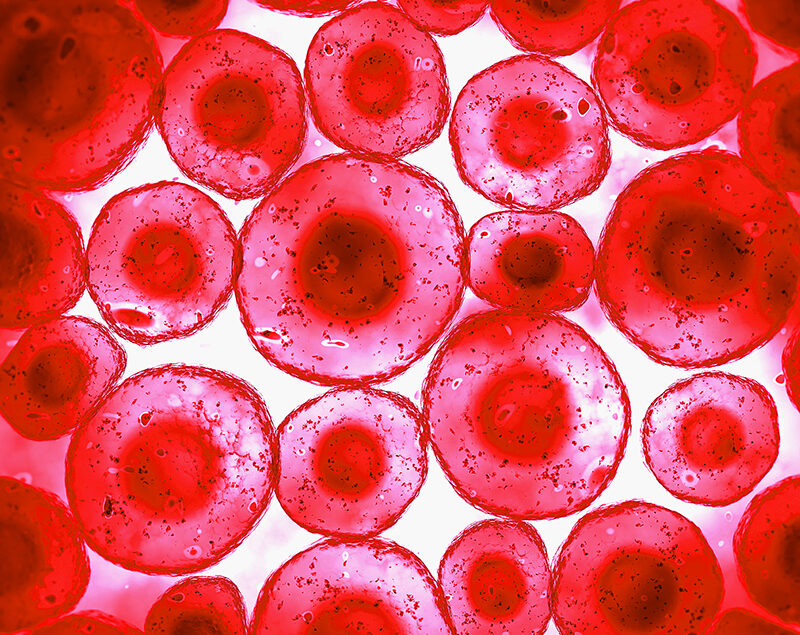
//> input picture L05-edges/images/Blood-Cells-blog-800x635.jpg, 800 x 635 px
$ ./edge -input=images/Blood-Cells-blog-800x635.jpg   (built with g++ and OpenCV 4)
//> lines starting //> are read from the running program, lines starting //| are printed output that depends on the picture; after the words box and inside, x2 and y2 are one past the last pixel; in counts of white or black regions, pixels touching at a corner belong together
//OpenCV
#include <opencv2/core/core.hpp>
#include <opencv2/highgui/highgui.hpp>
#include <opencv2/imgproc/imgproc.hpp>

//std:
#include <fstream>
#include <iostream>
#include <string>

void addPadding(const cv::Mat image, cv::Mat &out, int vp, int hp);

void myfilter2D(const cv::Mat& src, const cv::Mat& krn, cv::Mat& out,  int stride=1);

void contBright(const cv::Mat&src, const cv::Mat& out, float a=1, int b=0);

void gaussianKrnl(float sigma, int r, cv::Mat& krnl);

void GaussianBlur(const cv::Mat& src, float sigma, int r, cv::Mat& out, int stride=1);

void sobel3x3(const cv::Mat& src, cv::Mat& magn, cv::Mat& dir);

template <typename T>
float bilinear(const cv::Mat& src, float r, float c);

void findPeaks(const cv::Mat& magn, const cv::Mat& dir, cv::Mat& out);

int doubleTh(const cv::Mat& magn, cv::Mat& out, float t1, float t2);


struct ArgumentList {
  std::string image_name;		    //!< image file name
  int wait_t;                     //!< waiting time
};

bool ParseInputs(ArgumentList& args, int argc, char **argv);

int main(int argc, char **argv)
{
  int frame_number = 0;
  char frame_name[256];
  bool exit_loop = false;
  int ksize = 3;
  int stride = 1;
  float gsigma = 1; //deviazione standard filtro gaussiano
  int gkr = 2; //raggio filtro gaussiano
  float tl = 50.0;  //soglia bassa
  float th = 150.0; //soglia alta

  //////////////////////
  //parse argument list:
  //////////////////////
  ArgumentList args;
  if(!ParseInputs(args, argc, argv)) {
    exit(0);
  }

  while(!exit_loop)
  {
    //generating file name
    //
    //multi frame case
    if(args.image_name.find('%') != std::string::npos)
      sprintf(frame_name,(const char*)(args.image_name.c_str()),frame_number);
    else //single frame case
      sprintf(frame_name,"%s",args.image_name.c_str());

    //opening file
    std::cout<<"Opening "<<frame_name<<std::endl;

    cv::Mat image = cv::imread(frame_name);
//> image is the input picture: 635 rows x 800 cols, CV_8UC3; mean B, G, R 88.8, 80.1, 225.8
    if(image.empty())
    {
      std::cout<<"Unable to open "<<frame_name<<std::endl;
      return 1;
    }

    //display image
    cv::namedWindow("original image", cv::WINDOW_NORMAL);
    cv::imshow("original image", image);


    // PROCESSING

    // convert to grey scale for following processings
    cv::Mat grey;

    cv::cvtColor(image, grey, cv::COLOR_BGR2GRAY);
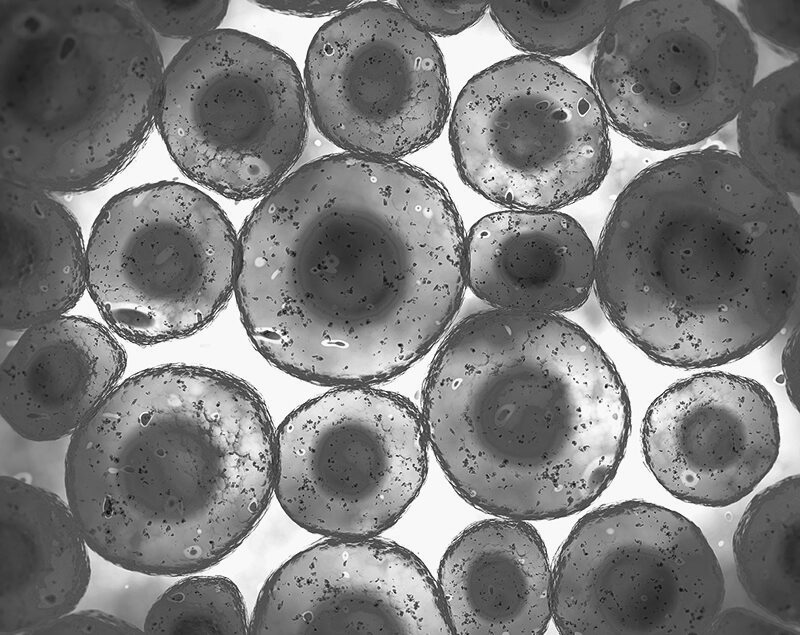
//> grey: 635 rows x 800 cols, CV_8UC1; min 2, max 255, mean 124.7
    cv::namedWindow("grey", cv::WINDOW_NORMAL);
    cv::imshow("grey", grey);

    cv::Mat blurred;

    // GAUSSIAN FILTERING
    cv::Mat o, odis;

    GaussianBlur(grey,gsigma,gkr,o);
    cv::convertScaleAbs(o, odis);

    cv::namedWindow("Gaussian Blur", cv::WINDOW_NORMAL);
    cv::imshow("Gaussian Blur", odis);


    // SOBEL FILTERING
    // void cv::Sobel(InputArray src, OutputArray dst, int ddepth, int dx, int dy, int ksize = 3, double scale = 1, double delta = 0, int borderType = BORDER_DEFAULT)

    cv::Mat m;
    cv::Mat d(grey.size(),CV_32FC1);
    sobel3x3(grey,m,d);
//> after the loop in sobel3x3, `for(int i=0; i<gx.rows*gx.cols; ++i)`:
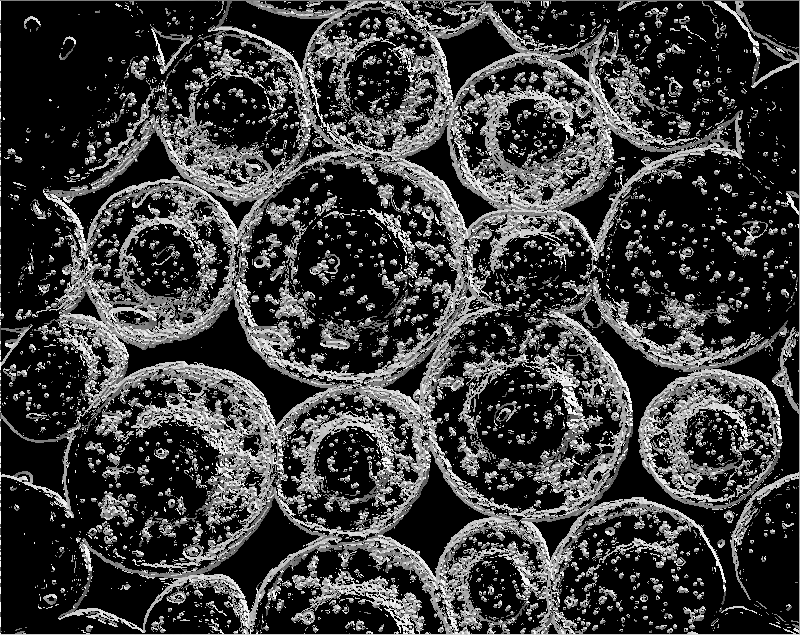
//> direction: 635 rows x 800 cols, CV_32FC1; min 0, max 9.42, mean 2.23; drawn with min black and max white
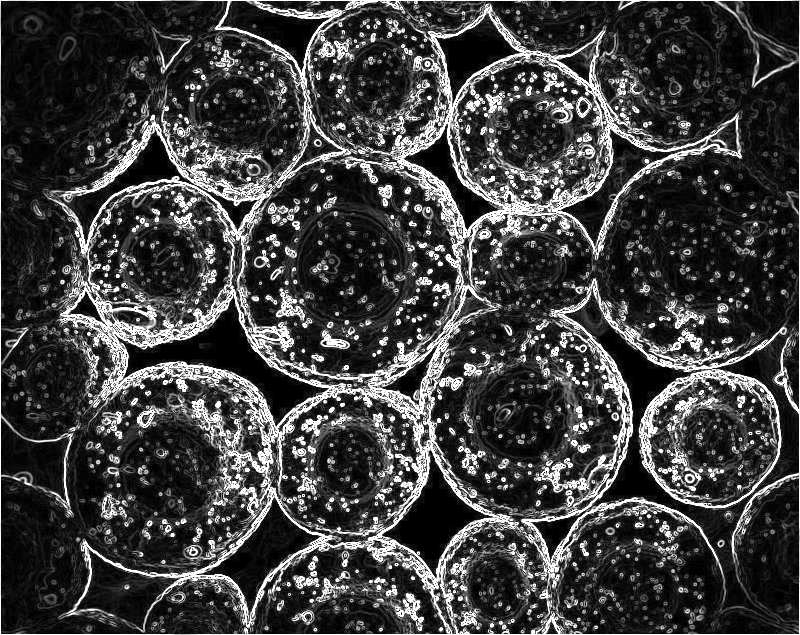
//> m: 635 rows x 800 cols, CV_8UC1; min 0, max 255, mean 64.5
    cv::namedWindow("Gradient Magnitude", cv::WINDOW_NORMAL);
    cv::imshow("Gradient Magnitude", m);
    /*trick to display orientation*/
    cv::Mat adjMap;
    cv::convertScaleAbs(d, adjMap, 255 / (2*CV_PI));
    cv::Mat falseColorMap;
    cv::applyColorMap(adjMap, falseColorMap, cv::COLORMAP_JET);
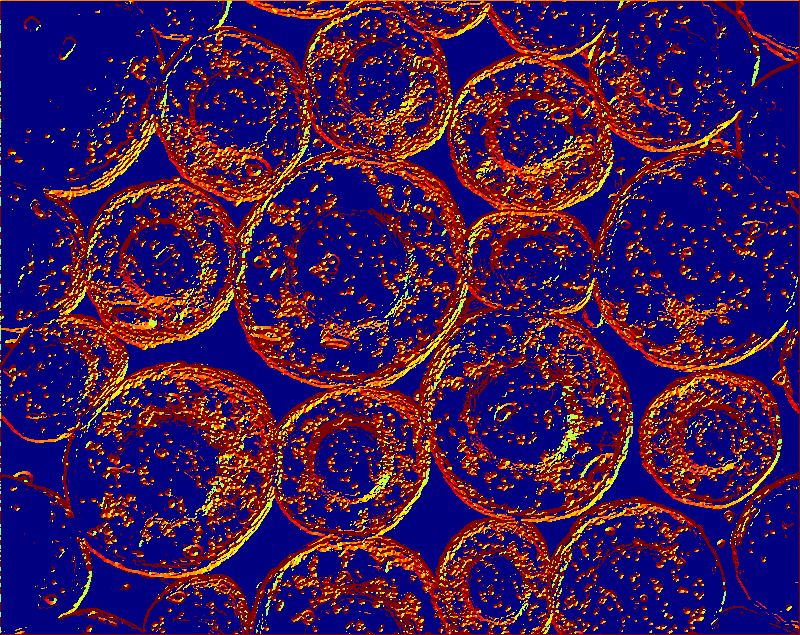
//> falseColorMap: 635 rows x 800 cols, CV_8UC3; mean B, G, R 85.6, 22.4, 61.9

    cv::namedWindow("Gradient Direction", cv::WINDOW_NORMAL);
    cv::imshow("Gradient Direction", falseColorMap);

    //NON MAXIMA SUPPRESSION
    cv::Mat thin;
    m.convertTo(m,CV_32FC1);
//> m: 635 rows x 800 cols, CV_32FC1
    d.convertTo(d,CV_32FC1);

    findPeaks(m,d,thin);
//> after the loop in findPeaks, `for(int y=1;y<rows-1;y++)`:
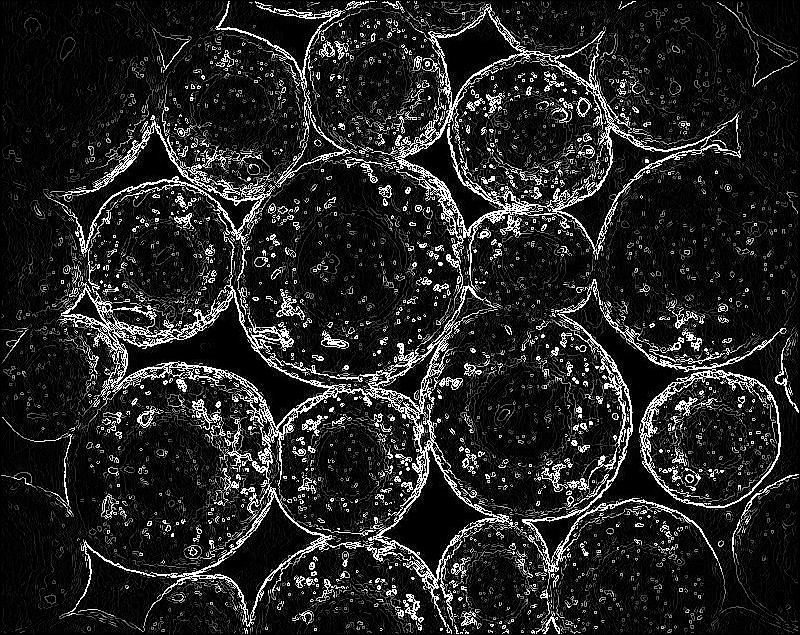
//> out: 635 rows x 800 cols, CV_32FC1; min 0, max 255, mean 35.4
    cv::namedWindow("Thinned Image", cv::WINDOW_NORMAL);
    cv::imshow("Thinned Image", thin);

    //CANNY TRESHOLD
    cv::Mat edgeimg;
    thin.convertTo(thin,CV_32FC1);

    int result = doubleTh(thin,edgeimg,tl,th);
//> after the loop in doubleTh, `for(int r=0; r<magn.rows; r++)`: strong = 56004 items; low = 33483 items
//> the loop in doubleTh, `while(!strong.empty())` made 71560 passes
//> after the loop in doubleTh, `while(!strong.empty())`:
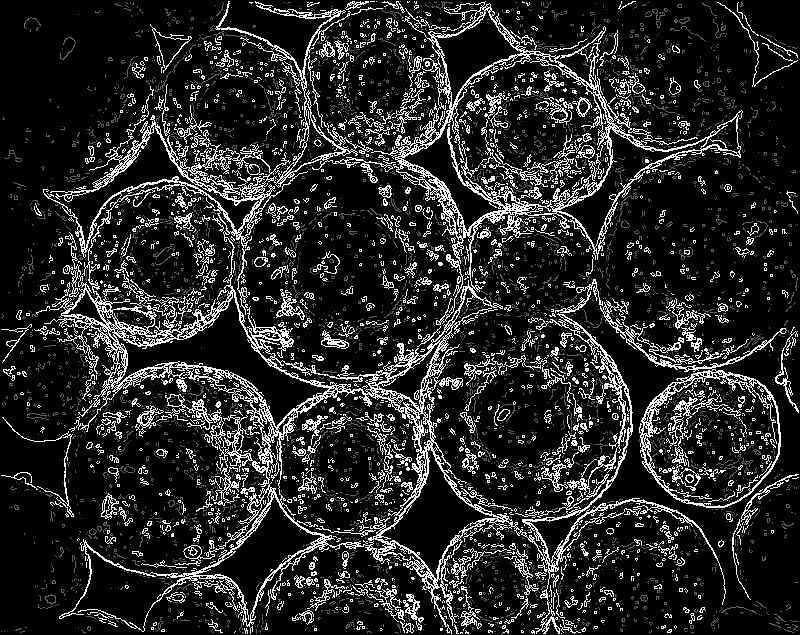
//> out: 635 rows x 800 cols, CV_8UC1; min 0, max 255, mean 39.4
//> the loop in doubleTh, `while(!low.empty())` made 33483 passes
//> after the loop in doubleTh, `while(!low.empty())`:
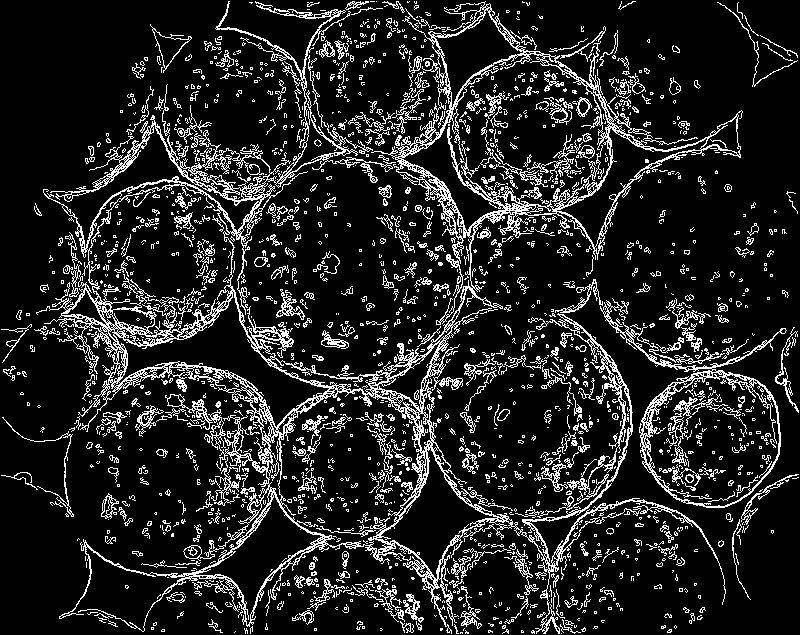
//> out: 635 rows x 800 cols, CV_8UC1; 14.1% white in thin lines or dots
//> result = 0
    if(result == 1){
      std::cerr<<"La soglia bassa non può superare quella alta!"<<std::endl;
    }
    cv::namedWindow("Edge", cv::WINDOW_NORMAL);
    cv::imshow("Edge", edgeimg);


    //wait for key or timeout
    unsigned char key = cv::waitKey(args.wait_t);
//> the 'q' key is pressed
    std::cout<<"key "<<int(key)<<std::endl;

    //here you can implement some looping logic using key value:
    // - pause
    // - stop
    // - step back
    // - step forward
    // - loop on the same frame


    switch(key)
    {
      case 's':
      if(stride != 1)
        --stride;
      std::cout << "Stride: " << stride << std::endl;
      break;
      case 'S':
      ++stride;
      std::cout << "Stride: " << stride << std::endl;
      break;
      case 'G':
      gsigma+=1;
      std::cout<<"Sigma: "<<gsigma<<std::endl;
      break;
      case 'g':
      if(gsigma>1){
        gsigma-=1;
      }
      std::cout<<"Sigma: "<<gsigma<<std::endl;
      break;
      case 'R':
      gkr+=1;
      std::cout<<"Radius: "<<gkr<<std::endl;
      break;
      case 'r':
      if(gkr!=1){
        gkr-=1;
      }
      std::cout<<"Radius: "<<gkr<<std::endl;
      break;
      case 'd':
	    cv::destroyAllWindows();
	    break;
      case 'p':
	    std::cout << "Mat = "<< std::endl << image << std::endl;
	    break;
      case 'L':
      if(tl<th)
        tl = tl+10;
      std::cout<<"TL: "<<tl<<std::endl;
      break;
      case 'l':
      if(tl>10)
        tl = tl-10;
      std::cout<<"TL: "<<tl<<std::endl;
      break;
      case 'A':
      th = th+10;
      std::cout<<"TH: "<<th<<std::endl;
      break;
      case 'a':
      if(th>10 && th>tl+10)
        th = th-10;
      std::cout<<"TH: "<<th<<std::endl;
      break;
      case 'k':
      {
        static int sindex=0;
        int values[]={3, 5, 7, 11 ,13};
        ksize = values[++sindex%5];
        std::cout << "Setting Kernel size to: " << ksize << std::endl;
      }
      break;
      case 'q':
      exit(0);
//> (the program exits here)

$ run again, on L05-edges/images/Gallet_watch.jpg
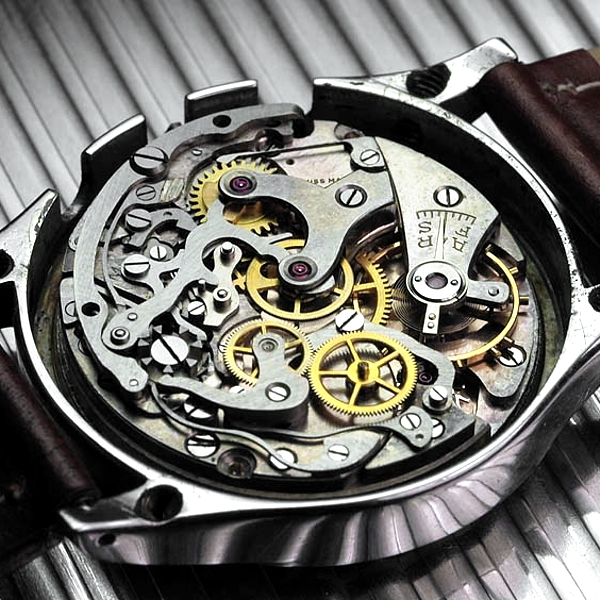
//> input picture L05-edges/images/Gallet_watch.jpg, 600 x 600 px
//> image is the input picture: 600 rows x 600 cols, CV_8UC3; mean B, G, R 106.6, 111, 112
//> after the loop in doubleTh, `for(int r=0; r<magn.rows; r++)`: strong = 66948 items; low = 30043 items
//> the loop in doubleTh, `while(!strong.empty())` made 80194 passes
//> after the loop in doubleTh, `while(!strong.empty())`:
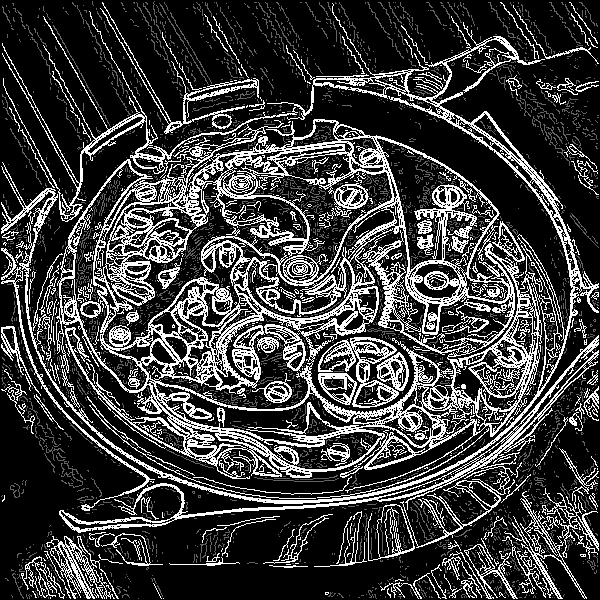
//> out: 600 rows x 600 cols, CV_8UC1; min 0, max 255, mean 61.5
//> the loop in doubleTh, `while(!low.empty())` made 30043 passes
//> after the loop in doubleTh, `while(!low.empty())`:
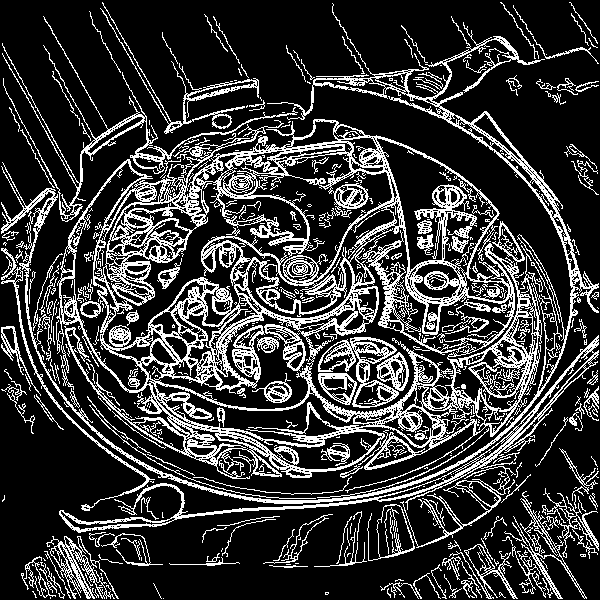
//> out: 600 rows x 600 cols, CV_8UC1; 22.3% white in thin lines or dots
//> result = 0

$ run again, on L05-edges/images/einstein.png
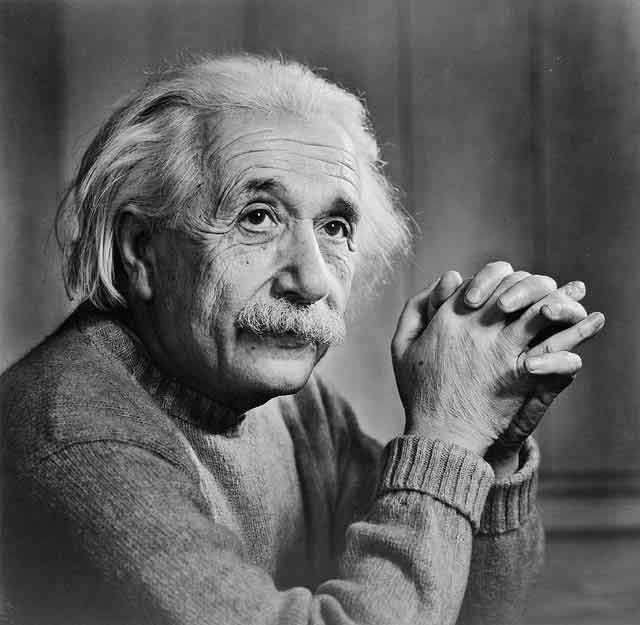
//> input picture L05-edges/images/einstein.png, 640 x 625 px
//> image is the input picture: 625 rows x 640 cols, CV_8UC3; min 0, max 255, mean 98
//> after the loop in doubleTh, `for(int r=0; r<magn.rows; r++)`: strong = 26590 items; low = 43194 items
//> the loop in doubleTh, `while(!strong.empty())` made 55461 passes
//> after the loop in doubleTh, `while(!strong.empty())`:
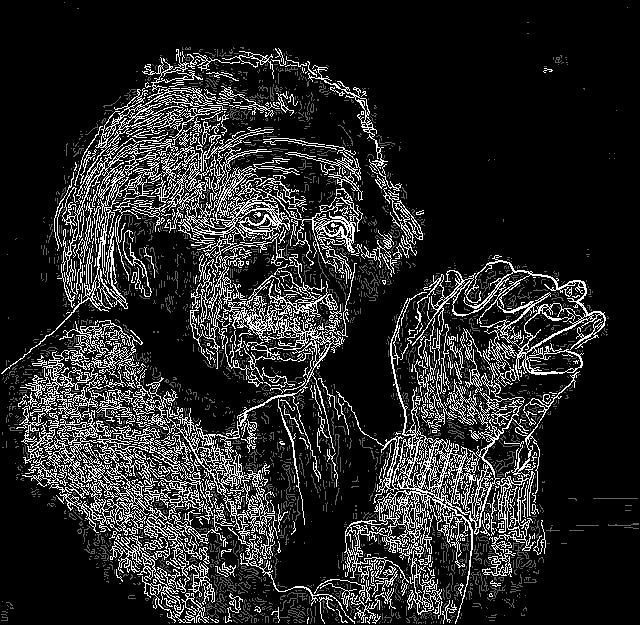
//> out: 625 rows x 640 cols, CV_8UC1; min 0, max 255, mean 38.9
//> the loop in doubleTh, `while(!low.empty())` made 43194 passes
//> after the loop in doubleTh, `while(!low.empty())`:
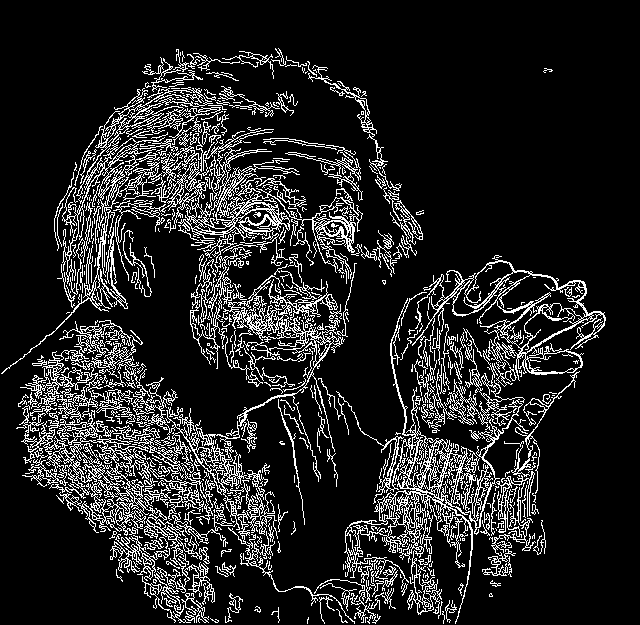
//> out: 625 rows x 640 cols, CV_8UC1; 13.9% white in thin lines or dots, all inside (x1, y1, x2, y2) = (1, 48, 606, 624)
//> result = 0
